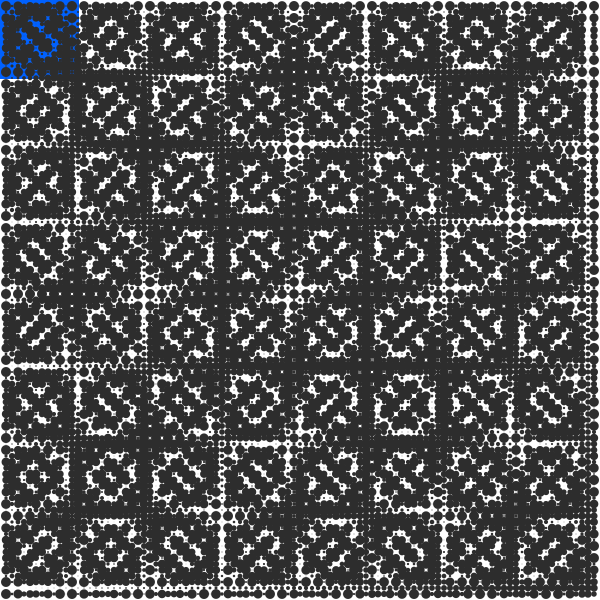
Frame 1 (no input)
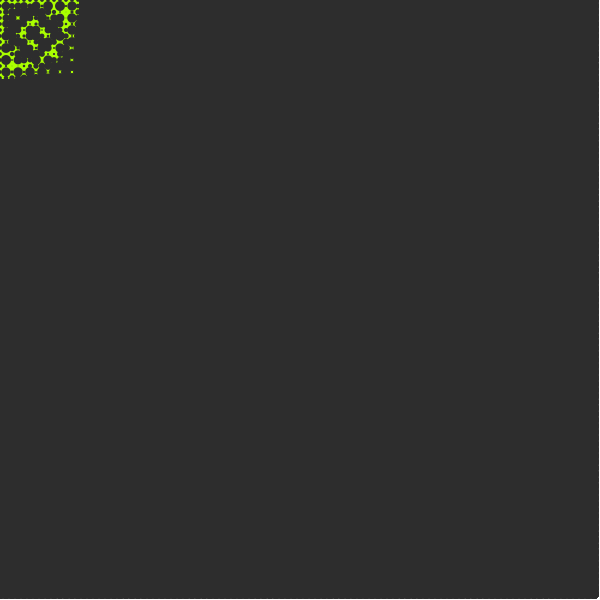
Frame 60 (the mouse pressed at the canvas centre just before this capture)
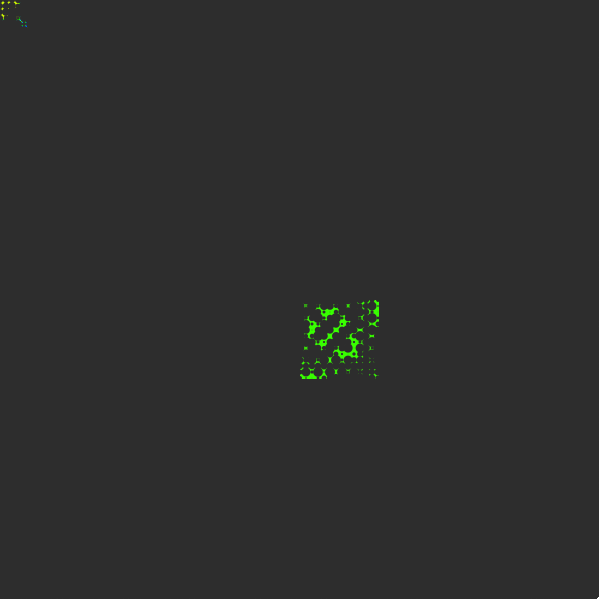
Frame 120 (the mouse held since frame 60 and released just before this capture)

The Processing sketch that drew these frames (run headless with seeded random() and noise(); from frame 60 on, the mouse is pressed at the canvas centre):

// Processing sketch: processing_46568
// ── processing_46568.pde

//Rayniel Estrella | HW #8 - Third Version
//Nick Lally | Math, Programming, and Art

float x,y, angle;
int trailNum = 80;
int prevx[];
int prevy[];

void setup(){
  background(255);
  size (600,600);
  colorMode(HSB,360,100,100,100);
  noStroke();
  prevx = new int[trailNum];
  prevy = new int[trailNum];
}

void draw(){
  for(int i = 1;i < trailNum;i++){
    prevx[i-1] = prevx[i];
    prevy[i-1] = prevy[i];
  }
  prevx[trailNum -1] = mouseX;
  prevy[trailNum -1] = mouseY;
  for(int i = 0; i < trailNum; i++){
    fill(random(360),100,100);
    rect(prevx[i],prevy[i],i,i);
  }

/*for(int x = 0; x < width; x+=5){
  for(int y = 0; y < height; y+=5){
    float ellSize = sin(y*x+angle)*10;
    fill(random(255));
    ellipse(x,y,ellSize,ellSize);
  }
}*/

for(int x = 0; x < width; x+=6){
  for(int y = 0; y < height; y+=6){
    float ellSize = sin(y*x+angle)*10;
    fill(64);
    ellipse(x,y,ellSize,ellSize);
  }
}
angle+=.1;
}
